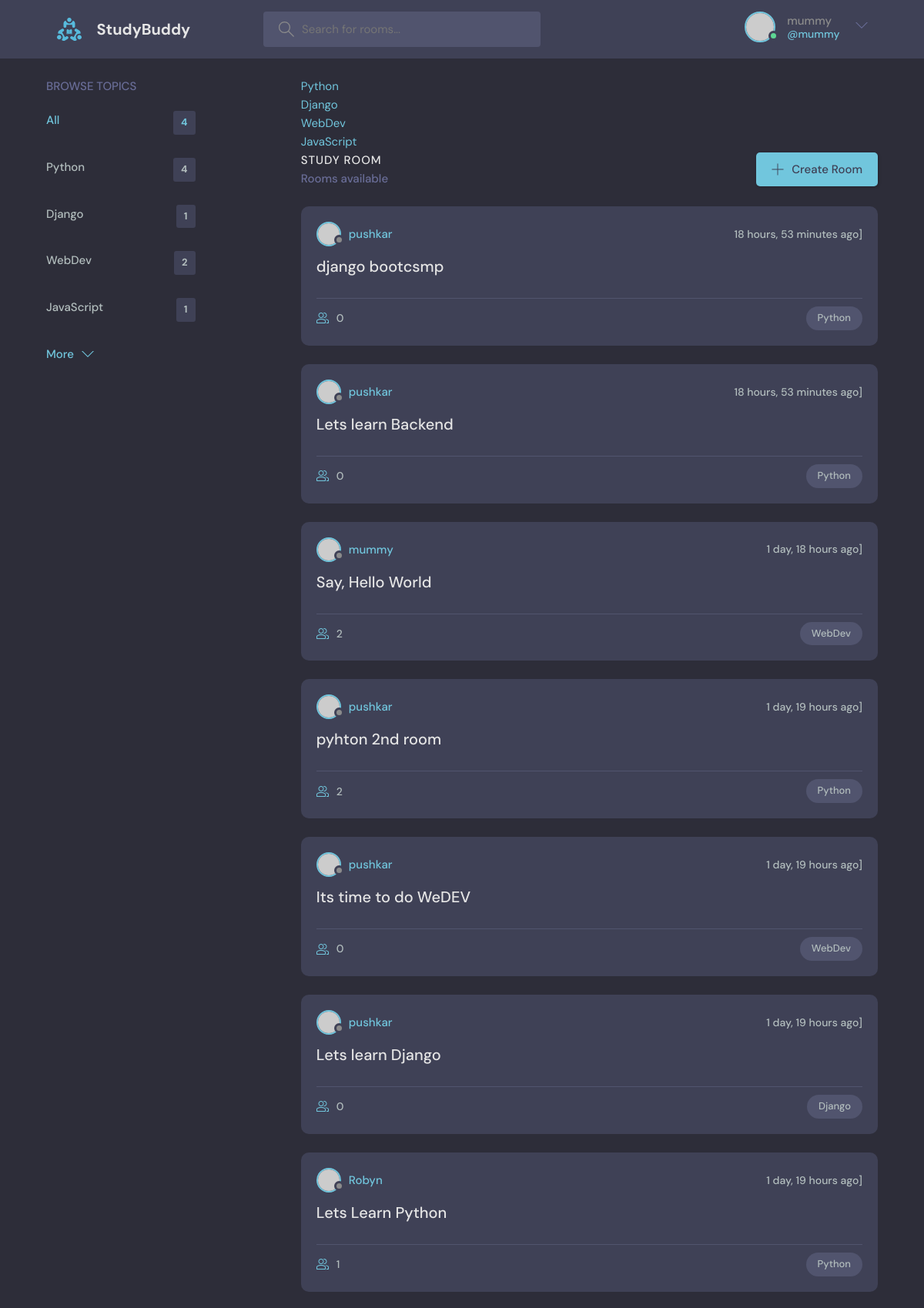
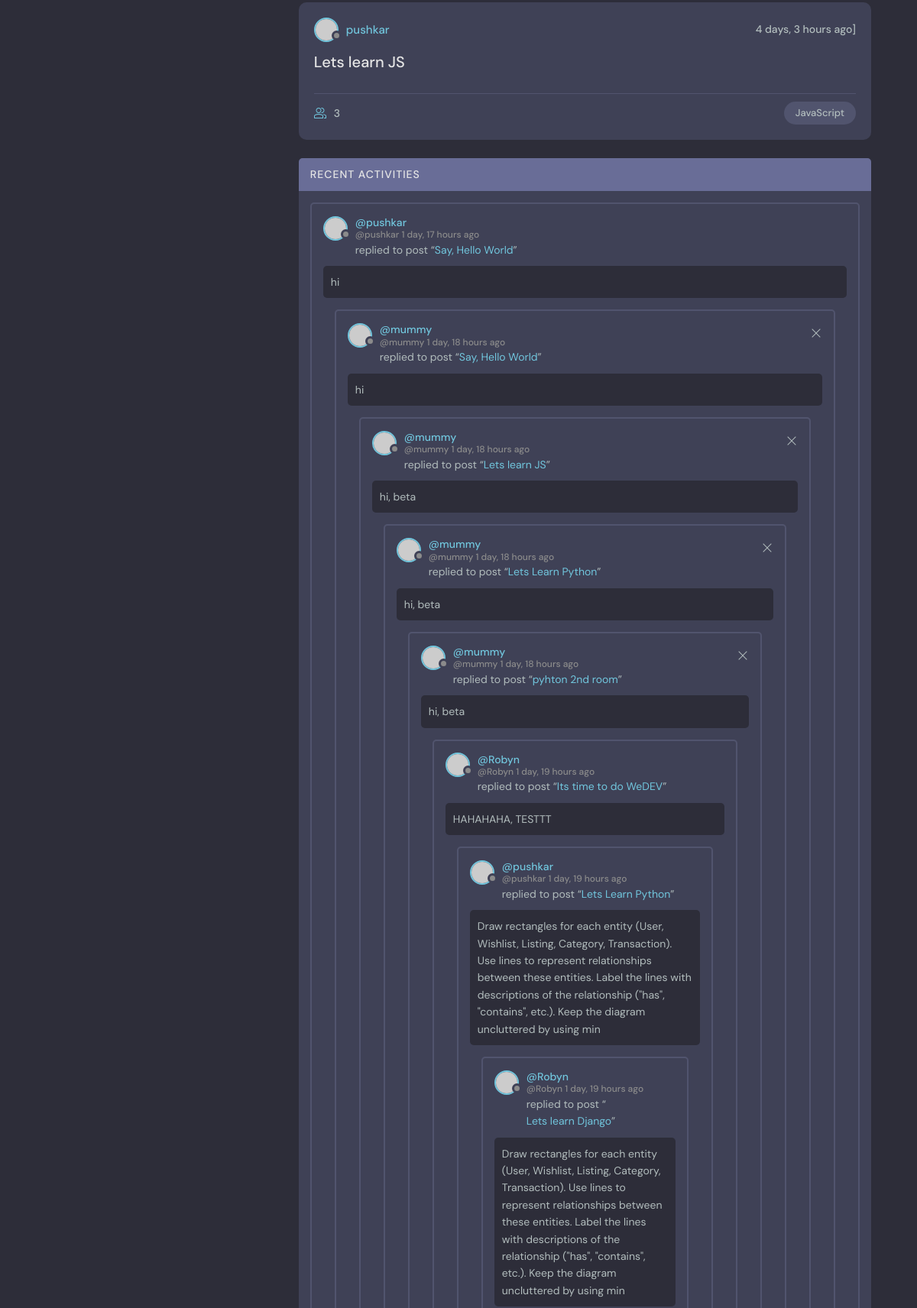
Screenshot of / (signed in, upper part) with the database file from the repository (2 pictures, top to bottom).
### base/models.py (models this page shows, shortened)
class Topic(models.Model):
    name = models.CharField(max_length=200)
    def __str__(self):
        return self.name

class Room(models.Model):
    host = models.ForeignKey(User, on_delete=models.SET_NULL, null=True)
    topic= models.ForeignKey(Topic, on_delete=models.SET_NULL, null=True)
    name = models.CharField(max_length=200)
    description = models.TextField(null=True,blank =True)
    participants = models.ManyToManyField(User, related_name='participants', blank=True)
    updated = models.DateTimeField(auto_now=True)
    created = models.DateTimeField(auto_now_add=True)
    class Meta:
        ordering = ['-created', '-updated']
    def __str__(self):
        return self.name

class Message(models.Model):
    user = models.ForeignKey(User, on_delete=models.CASCADE)
    room = models.ForeignKey(Room, on_delete=models.CASCADE)
    body = models.TextField()
    updated = models.DateTimeField(auto_now=True)
    created = models.DateTimeField(auto_now_add=True)
    class Meta:
     ordering = ['-created', '-updated']

### base/views.py (the view)
# urls.py: path('', views.home, name = "home"),
@login_required(login_url='login')
def home(request):
    q = request.GET.get('q') if request.GET.get('q') != None else ''
    rooms = Room.objects.filter(
    Q(topic__name__icontains=q) |
    Q(name__icontains=q) |
    Q(description__icontains=q)
    )
    topics = Topic.objects.all()
    room_count =rooms.count()
    room_messages = Message.objects.filter(Q(
        room__topic__name__icontains=q
    ))
    context = {'rooms': rooms, 'topics': topics, 'room_count': room_count, 'room_messages': room_messages}
    return render(request, 'base/home.html', context)

### base/templates/base/home.html (shortened to what this page needs)
{% extends 'main.html'%}
{% block content%}
    <main class="layout layout--3">
      <div class="container">
        {% include 'base/topics_component.html' %}
        <div class="roomList">
          <div class="roomList__header">
            <div>
              <h2>Study Room</h2>
              <p>{{room.count}}Rooms available</p>
            </div>
            <a class="btn btn--main" href="create-room.html">
              <svg version="1.1" xmlns="http://www.w3.org/2000/svg" width="32" height="32" viewBox="0 0 32 32">
                <title>add</title>
                <path
                  d="M16.943 0.943h-1.885v14.115h-14.115v1.885h14.115v14.115h1.885v-14.115h14.115v-1.885h-14.115v-14.115z"
                ></path>
              </svg>
              Create Room
            </a>
          </div>
          {% include 'base/feed_component.html' %}
        </div>
        {% include 'base/activity_component.html'%}
    </main>
{% endblock %}

### templates/navbar.html (shortened to what this page needs)
{%load static%}
<header class="header header--loggedIn">
  <div class="container">
    <a href="{% url 'home' %}" class="header__logo">
      <img src="{% static 'images/logo.svg'%}" />
      <h1>StudyBuddy</h1>
    </a>
    <form class="header__search" method="GET" action="{% url 'home' %}">
      <label>
        <input name="q" placeholder="Search for rooms..." />
      </label>
    </form>
    <nav class="header__menu">
      {% if request.user.is_authenticated%}
      <div class="header__user">
        <a href="profile.html">
          <div class="avatar avatar--medium active">
            <img src="https://randomuser.me/api/portraits/men/37.jpg" />
          </div>
          <p>{{request.user.username}}<span>@{{request.user.username}}</span></p>
        </a>
        <button class="dropdown-button">
          <svg version="1.1" xmlns="http://www.w3.org/2000/svg" width="32" height="32" viewBox="0 0 32 32">
            <title>chevron-down</title>
            <path d="M16 21l-13-13h-3l16 16 16-16h-3l-13 13z"></path>
          </svg>
        </button>
      </div>
      {%else%}
      <a href="{% url 'login'%}">
        <img src= "{% static 'images/avatar.svg'%}" />
        <p>Login</p>
      </a>
      {% endif %}
    </nav>
  </div>
</header>

### base/templates/base/topics_component.html
<div class="topics">
  <div class="topics__header">
    <h2>Browse Topics</h2>
  </div>
  <ul class="topics__list">
    <li>
      <a href="{% url 'home'%}" class="active">All <span>{{topics.count}}</span></a>
    </li>
    {% for topic in topics %}
    <li>
      <a href="{% url 'home' %}?q={{topic.name}}">{{topic.name}} <span>{{topic.room_set.all.count}}</span></a>
    </li>
    {% endfor %}
  </ul>
  <a class="btn btn--link" href="topics.html">
    More
    <svg version="1.1" xmlns="http://www.w3.org/2000/svg" width="32" height="32" viewBox="0 0 32 32">
      <title>chevron-down</title>
      <path d="M16 21l-13-13h-3l16 16 16-16h-3l-13 13z"></path>
    </svg>
  </a>
</div>
    {% for topic in topics %}
    <div>
      <a href="{% url 'home' %}?q={{topic.name}}">{{topic}}</a>
    {%endfor%}
    </div>

### base/templates/base/feed_component.html (shortened to what this page needs)
{% for room in rooms %}
<div class="roomListRoom">
  <div class="roomListRoom__header">
    <a href="{% url 'user-profile' room.host.id %}" class="roomListRoom__author">
      <div class="avatar avatar--small">
        <img src="https://randomuser.me/api/portraits/women/11.jpg" />
      </div>
      <span>{{ room.host.username}}</span>
    </a>
    <div class="roomListRoom__actions">
      <span>{{ room.created|timesince }} ago]</span>
    </div>
  </div>
  <div class="roomListRoom__content">
    <a href="{% url 'room' room.id %}">{{room.name}}</a>
  </div>
  <div class="roomListRoom__meta">
    <a href="{% url 'room' room.id %}" class="roomListRoom__joined">
      {{room.participants.all.count}}
    </a>
    <p class="roomListRoom__topic">{{room.topic.name}}</p>
  </div>
</div>
{% endfor %}

### base/templates/base/activity_component.html
<div class="activities">
    <div class="activities__header">
      <h2>Recent Activities</h2>
    </div>
    {%for message in room_messages %}
    <div class="activities__box">
      <div class="activities__boxHeader roomListRoom__header">
        <a href="{%  url 'user-profile' message.user.id%}" class="roomListRoom__author">
          <div class="avatar avatar--small">
            <img src="https://randomuser.me/api/portraits/women/11.jpg" />
          </div>
          <p>
            @{{message.user}}
            <span>@{{message.user}} {{message.created|timesince}} ago</span>
          </p>
        </a>
        {%if request.user == message.user %}
        <div class="roomListRoom__actions">
          <a href="{% url 'delete-message' message.id %}">
            <svg version="1.1" xmlns="http://www.w3.org/2000/svg" width="32" height="32" viewBox="0 0 32 32">
              <title>remove</title>
              <path
                d="M27.314 6.019l-1.333-1.333-9.98 9.981-9.981-9.981-1.333 1.333 9.981 9.981-9.981 9.98 1.333 1.333 9.981-9.98 9.98 9.98 1.333-1.333-9.98-9.98 9.98-9.981z"
              ></path>
            </svg>
          </a>
        </div>
        {% endif %}
      </div>
      <div class="activities__boxContent">
        <p>replied to post “<a href="{% url 'room' message.room.id %}">{{message.room}}</a>”</p>
        <div class="activities__boxRoomContent">
          {{message.body}}
        </div>
      </div>
 {%endfor%}
</div>

### rows the page displays
Topic: name "Python", room_set.all.count "4"
Topic: name "Django", room_set.all.count "1"
Topic: name "WebDev", room_set.all.count "2"
Topic: name "JavaScript", room_set.all.count "1"
Room: host.username "pushkar", created "18 hours, 53 minutes", name "django bootcsmp", participants.all.count "0", topic.name "Python"
Room: host.username "pushkar", created "18 hours, 53 minutes", name "Lets learn Backend", participants.all.count "0", topic.name "Python"
Room: host.username "mummy", created "1 day, 18 hours", name "Say, Hello World", participants.all.count "2", topic.name "WebDev"
Room: host.username "pushkar", created "1 day, 19 hours", name "pyhton 2nd room", participants.all.count "2", topic.name "Python"
Room: host.username "pushkar", created "1 day, 19 hours", name "Its time to do WeDEV", participants.all.count "0", topic.name "WebDev"
Room: host.username "pushkar", created "1 day, 19 hours", name "Lets learn Django", participants.all.count "0", topic.name "Django"
Room: host.username "Robyn", created "1 day, 19 hours", name "Lets Learn Python", participants.all.count "1", topic.name "Python"
Room: host.username "pushkar", created "4 days, 3 hours", name "Lets learn JS", participants.all.count "3", topic.name "JavaScript"
Message: user "pushkar", created "1 day, 17 hours", room "Say, Hello World", body "hi"
Message: user "mummy", created "1 day, 18 hours", room "Say, Hello World", body "hi"
Message: user "mummy", created "1 day, 18 hours", room "Lets learn JS", body "hi, beta"
Message: user "mummy", created "1 day, 18 hours", room "Lets Learn Python", body "hi, beta"
Message: user "mummy", created "1 day, 18 hours", room "pyhton 2nd room", body "hi, beta"
Message: user "Robyn", created "1 day, 19 hours", room "Its time to do WeDEV", body "HAHAHAHA, TESTTT"
Message: user "pushkar", created "1 day, 19 hours", room "Lets Learn Python", body "Draw rectangles for each entity (User, Wishlist, Listing, Category, Transaction). Use lines to represent relationships between these entities. Label the lines with descriptions of the relationship (\"has\", \"contains\", etc.). Keep the diagram uncluttered by using min"
Message: user "Robyn", created "1 day, 19 hours", room "Lets learn Django", body "Draw rectangles for each entity (User, Wishlist, Listing, Category, Transaction). Use lines to represent relationships between these entities. Label the lines with descriptions of the relationship (\"has\", \"contains\", etc.). Keep the diagram uncluttered by using min"

### other values shown
{{ request.user.username }} "mummy"
{{ topics.count }} "4"
